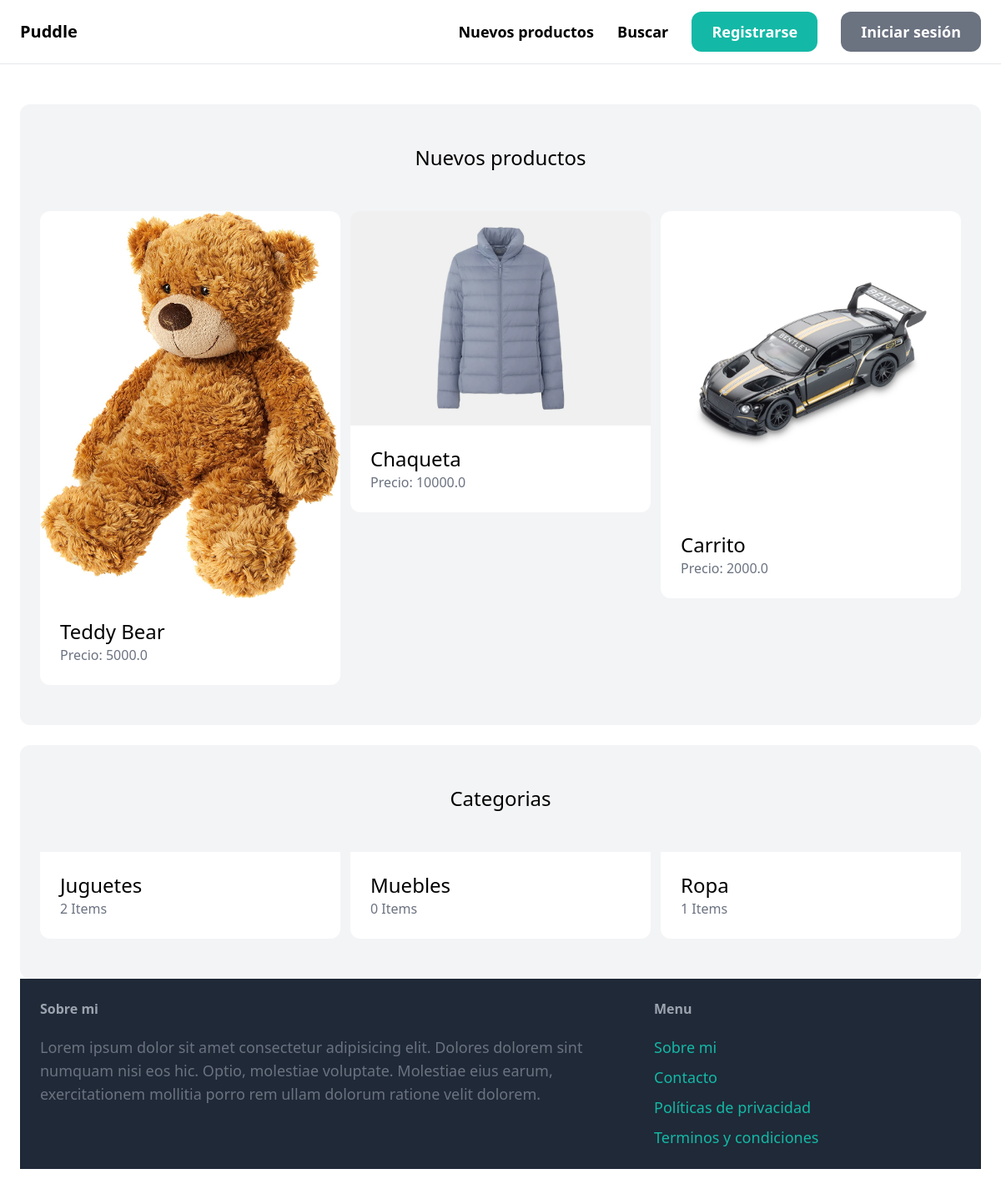
The page / on the database its author committed.
### item/models.py (models this page shows, shortened)
class Item(models.Model):
    category = models.ForeignKey(Category, related_name='items', on_delete=models.CASCADE)
    name = models.CharField(max_length=255)
    description = models.TextField(blank=True, null=True)
    price = models.FloatField()
    image = models.ImageField(upload_to='item_images', blank=True, null=True)
    is_sold = models.BooleanField(default=False)
    created_by = models.ForeignKey(User, related_name='items', on_delete=models.CASCADE)
    created_at = models.DateTimeField(auto_now_add=True)

class Category(models.Model):
    name = models.CharField(max_length=255)
    class Meta:
        ordering = ('name',)
        verbose_name_plural = 'Categorias'

### marketplace/views.py (the view)
# urls.py: path('', views.index, name='index'),
def index(request):
    items = Item.objects.filter(is_sold = False)[0:6]
    categorias = Category.objects.all()
    return render(request, 'marketplace/index.html', {
        'categorias': categorias,
        'items': items,
    })

### marketplace/templates/marketplace/index.html (shortened to what this page needs)
{% extends 'marketplace/base.html' %}
{% block content %}
  <div class="mt-6 px-6 py-12 bg-gray-100 rounded-xl">
    <h2 class="mb-12 text-2xl text-center">Nuevos productos</h2>
    <div class="grid grid-cols-3 gap-3">
      {% for item in items %}
        <div>
          <a href="{% url 'item:detail' item.id %}">
            <div>
              <img class="rounded-t-xl" src="{{ item.image.url }}" alt="">
            </div>
            <div class="p-6 bg-white rounded-b-xl">
              <h2 class="text-2xl">{{ item.name }}</h2>
              <p class="text-gray-500">Precio: {{ item.price }}</p>
            </div>
          </a>
        </div>
      {% endfor %}
    </div>
  </div>
  <div class="mt-6 px-6 py-12 bg-gray-100 rounded-xl">
    <h2 class="mb-12 text-2xl text-center">Categorias</h2>
    <div class="grid grid-cols-3 gap-3">
      {% for category in categorias %}
      <div>
        <a href="#">
          <div class="p-6 bg-white rounded-b-xl">
            <h2 class="text-2xl">{{ category.name }}</h2>
            <p class="text-gray-500">{{ category.items.count }} Items</p>
          </div>
        </a>
      </div>
      {% endfor %}
    </div>
  </div>
{% endblock %}

### rows shown on the page
Item: image (picture), name "Teddy Bear", price "5000.0"
Item: image (picture), name "Chaqueta", price "10000.0"
Item: image (picture), name "Carrito", price "2000.0"
Category: name "Juguetes", items.count "2"
Category: name "Muebles", items.count "0"
Category: name "Ropa", items.count "1"
